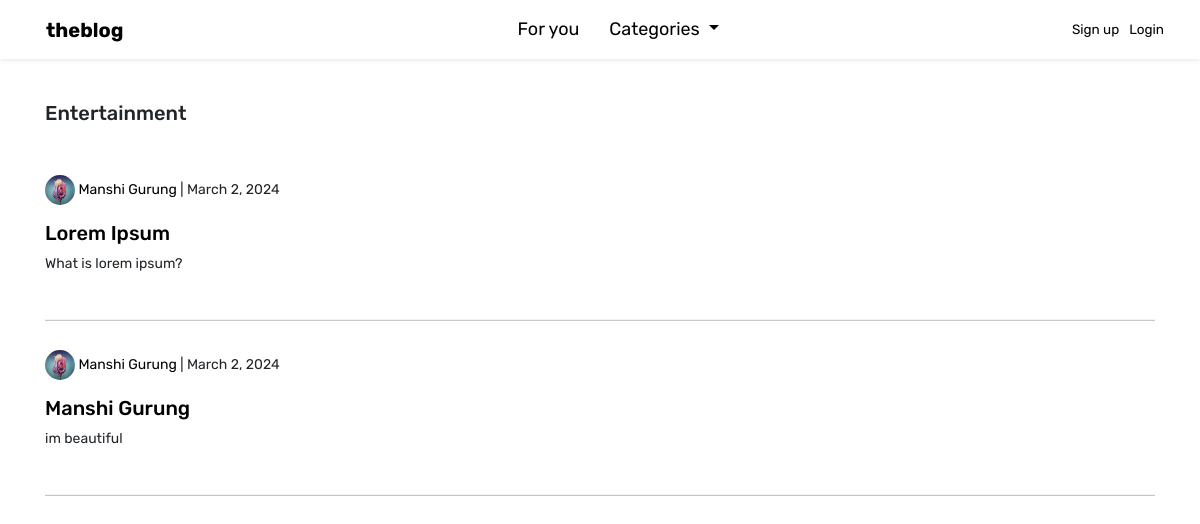
The app's page /category/Entertainment/ with its own data.
### theblog/models.py (models this page shows, shortened)
class Post(models.Model):
	title = models.CharField(max_length=255)
	title_tag = models.CharField(max_length=255, default='Blog', blank=True)
	author = models.ForeignKey(User, on_delete=models.CASCADE)
	body = RichTextField(blank=True, null=True)
	post_date = models.DateField(auto_now_add=True)
	category = models.CharField(max_length=255, default='coding')
	snippet = models.CharField(max_length=255)
	likes = models.ManyToManyField(User, related_name='blog_posts')

class Profile(models.Model):
	user = models.OneToOneField(User, null=True, on_delete=models.CASCADE)
	bio = models.TextField()
	profile_pic = models.ImageField(null=True, blank=True, upload_to="images/profile/")
	website_url = models.CharField(max_length=255, null=True, blank=True)
	facebook_url = models.CharField(max_length=255, null=True, blank=True)
	twitter_url = models.CharField(max_length=255, null=True, blank=True)
	instagram_url = models.CharField(max_length=255, null=True, blank=True)
	pinterest_url = models.CharField(max_length=255, null=True, blank=True)

### theblog/views.py (the view)
# urls.py: path('category/<str:cats>/', CategoryView.as_view(), name="category"),
class CategoryView(ListView):
	model = Post
	template_name = 'categories.html'
	context_object_name = 'category_posts'
	def get_queryset(self):
		category_name = self.kwargs['cats']
		category = get_object_or_404(Category, name=category_name)
		return Post.objects.filter(category=category)
	def get_context_data(self, **kwargs):
		context = super().get_context_data(**kwargs)
		category_name = self.kwargs['cats']
		context['cats'] = category_name.title()
		context["cat_menu"] = Category.objects.all()
		return context

### theblog/models.py (called while the page is built)
	def __str__(self):
		return self.name

### theblog/templates/categories.html
{% extends 'base.html' %}
{% load static %}
{% block content %}
<br>
	{% if category_posts %}
		<h5>{{ cats }}</h5>
		<br><br>
		{% for post in category_posts %}
			<p><a href="{% url 'show_profile_page' post.author.profile.id %}" class="post-link">
				{% if post.author.profile.profile_pic %}
		      		<img src="{{ post.author.profile.profile_pic.url }}" class="rounded-circle" height=30 width=30>
		      	{% else %}
		      		<img src="{% static 'theblog/images/default_profile_pic.png' %}" class="rounded-circle" height=30 width=30>
		      	{% endif %}
		      	{{ post.author.first_name}} {{ post.author.last_name}}</a> | {{ post.post_date}}
		    </p>
			<h5><a href="{% url 'article-detail' post.pk %}" class="post-link">{{ post.title }}</a></h5>
		  	<p>{{ post.snippet }}</p>
		  	<br>
		  	<hr class="my-2 light">
		  	<br>
		{% endfor %}
	{% else %}
		<h4>Sorry! No any {{ cats }} related posts</h4>
	{% endif %}
{% endblock %}

### theblog/templates/base.html (style rules this page uses)
hr.light { border-top: 1px solid #ccc; }
:root { --bs-primary: black; --bs-orange: #525252; }
body { font-family: "Rubik", sans-serif; font-optical-sizing: auto; font-size: 14px; background: white; font-weight: 400px; font-style: normal; }
.post-link { text-decoration: none; color: black; }

### records on screen
Post: author.profile.profile_pic (picture), author.first_name "Manshi", author.last_name "Gurung", post_date "March 2, 2024", title "Lorem Ipsum", snippet "What is lorem ipsum?"
Post: author.profile.profile_pic (picture), author.first_name "Manshi", author.last_name "Gurung", post_date "March 2, 2024", title "Manshi Gurung", snippet "im beautiful"

### other values on screen
{{ cats }} "Entertainment"
